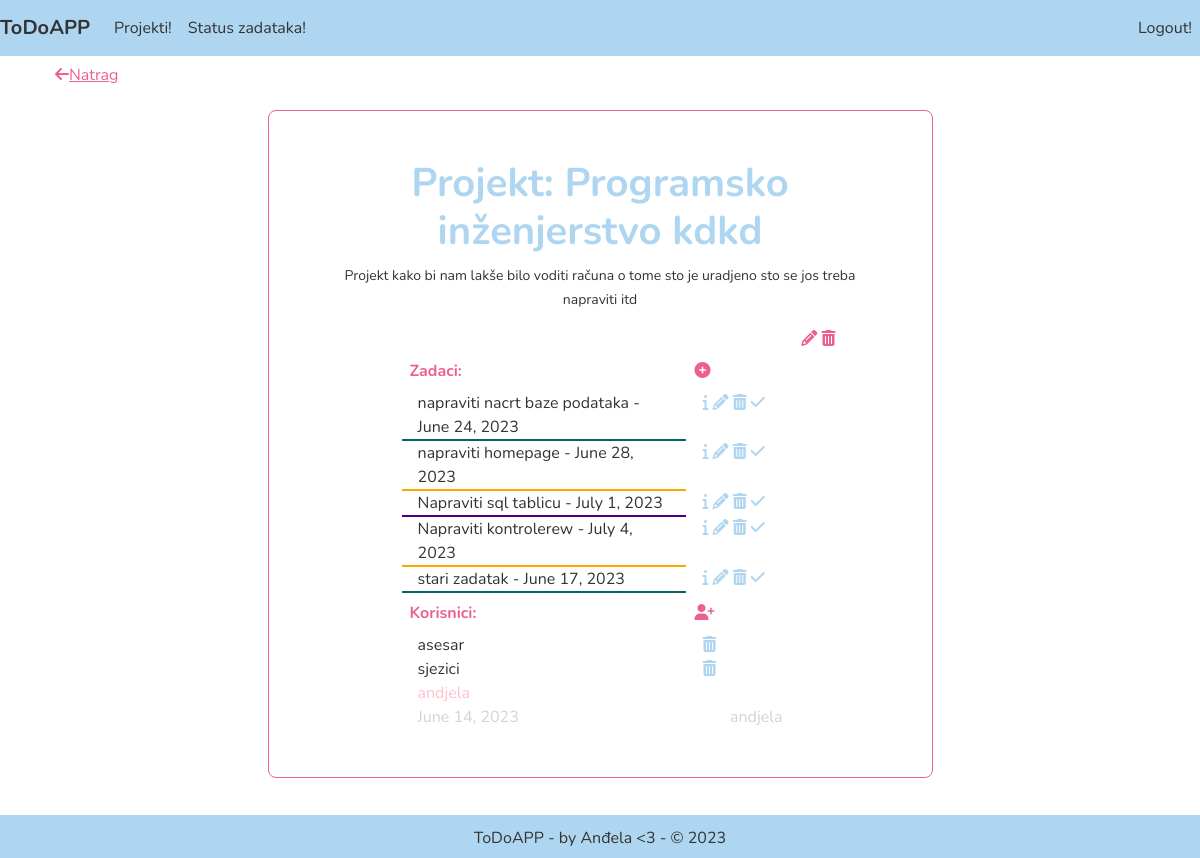
The page /project/17 (signed in) on the database its author committed.
### projects/models.py (models this page shows, shortened)
class Project(models.Model):
    creator = models.ForeignKey(User, on_delete=models.SET_NULL, null=True, blank=True, related_name="projects")
    title = models.CharField(max_length=200, null=True, blank=True)
    description = models.TextField(null=True, blank=True)
    created = models.DateTimeField(auto_now_add=True)
    class Meta:
        ordering = ['created']

class Chore(models.Model):
    name = models.CharField(max_length=500)
    creator = models.ForeignKey(User, on_delete=models.SET_NULL, null=True, blank=True, related_name="chores")
    description = models.TextField(null=True, blank=True)
    created = models.DateTimeField(auto_now_add=True)
    deadline = models.DateTimeField()
    project = models.ForeignKey(Project, on_delete=models.CASCADE, null=True, blank=True, related_name="chores")
    chore_status = models.ForeignKey(ChoreStatus, on_delete=models.CASCADE, null=True, blank=True,
                                     related_name="chores")

class ProjectUser(models.Model):
    user = models.ForeignKey(User, on_delete=models.CASCADE, related_name='project_users')
    project = models.ForeignKey(Project, on_delete=models.CASCADE, related_name='project_users')

### projects/views.py (the view)
# urls.py: path('project/<int:pk>', ProjectDetailHome.as_view(), name='project'),
class ProjectDetailHome(LoginRequiredMixin, DetailView):
    model = Project
    context_object_name = 'project'
    template_name = 'projects/project.html'
    def get_context_data(self, **kwargs):
        context = super().get_context_data(**kwargs)
        project = self.object
        today = datetime.date.today()
        upcoming_chores = project.chores.filter(deadline__gte=today).order_by('deadline')
        past_chores = project.chores.filter(deadline__lt=today).order_by('-deadline')
        context['chores'] = list(upcoming_chores) + list(past_chores)
        project_users = list(project.project_users.all())
        context['users'] = project_users
        return context

### projects/templates/projects/project.html (shortened to what this page needs)
{% extends 'projects/layout.html' %}
{% block content %}
    <div style="width: 100%">
        <a style="float: left; display: block" href="#" onclick="history.back();" class="btn"> <u
                style="color: #EC6091;"><i class="fa fa-arrow-left" aria-hidden="true" style="color: #EC6091;"></i>Natrag</u></a>
    </div>
    <div class="col-7 m-auto details mt-3 p-5">
        <h1><b style="color: #AED6F1">Projekt: {{ project.title }}</b></h1>
        <p><small>{{ project.description }}</small></p>
        <div class="detail-icon-left col-12 mx-5" style="float: right;text-align: right">
            {% if project.creator == request.user %}
                <a href="{% url 'project-edit' project.id %}" title="Uredi projekt!" class="detail-icon-right"><i
                        class="fa fa-pencil" aria-hidden="true" style="color: #EC6091"></i></a>
                <a href="{% url 'project-delete' project.id %}" title="Obriši projekt!" class="detail-icon-right-del"><i
                        class="fa fa-trash" aria-hidden="true" style="color: #EC6091"></i></a>
            {% endif %}
        </div>
        <table class="table table-details table-borderless m-auto">
            <thead>
            <tr>
                <th style="color: #EC6091">Zadaci:</th>
                <th><a href="{% url 'chore-create' project_id=project.id %}" title="Dodaj zadatak"><i
                        class="fa fa-plus-circle" style="color: #EC6091" aria-hidden="true"></i></a></th>
            </tr>
            </thead>
            {% for i in chores %}
                <tr>
                    <td style="border-bottom: 2px solid {{ i.chore_status.color }}">{{ i.name }} - {{ i.deadline.date }} </td>
                    <td style="width: 7rem;"><a href="{% url 'chore' i.id %}"
                           title="Info {{ i.name }}!"
                           class="detail-icon-right-del"><i
                            class="fa fa-info" aria-hidden="true" style="color: #AED6F1"></i></a>
                        {% if i.creator == request.user or project.creator == request.user %}
                            <a href="{% url 'chore-edit' i.id %}"
                               title="Uredi {{ i.name }}!"
                               class="detail-icon-right-del"><i
                                    class="fa fa-pencil" aria-hidden="true" style="color: #AED6F1"></i></a>
                            <a href="{% url 'chore-delete' i.id %}"
                               title="Obriši {{ i.name }}!" class="detail-icon-right-del"><i
                                    class="fa fa-trash" aria-hidden="true" style="color: #AED6F1"></i></a>
                        {% endif %}
                            <a href="{% url 'chore-status' i.id %}"
                               title="promjeni status zadatka: {{ i.name }}!" class="detail-icon-right-del"><i
                                    class="fa fa-check" aria-hidden="true" style="color: #AED6F1"></i></a></td>
                </tr>
            {% endfor %}
            <thead>
            <tr>
                <th style="color: #EC6091">Korisnici:</th>
                {% if project.creator == request.user %}
                    <th><a href="{% url 'project-users'  project_id=project.id %}" title="Dodaj osobu u zadatak"><i
                            style="color: #EC6091" class=" fa fa-user-plus" aria-hidden="true"></i></a></th>
                {% endif %}
            </tr>
            </thead>
            {% for i in users %}
                <tr>
                    <td>{{ i.user.username }}</td>
                    {% if  project.creator == request.user %}
                        <td><a href="{% url 'delete_user' project_id=project.id user_id=i.user.id %}"><i
                                class="fa fa-trash" style="color: #AED6F1" aria-hidden="true"></i></a></td>
                    {% endif %}
                </tr>
            {% endfor %}
            <tr>
                <td style="color: pink">{{ project.creator }}</td>
            </tr>
            <tr>
                <td style="color: lightgrey">{{ project.created.date }}</td>
                <td style="text-align: right; color: lightgray">{{ project.creator }}</td>
            </tr>
        </table>
    </div>
{% endblock content %}

### projects/templates/projects/layout.html (style rules this page uses)
* { font-family: 'Nunito', sans-serif; color: #333333; }
html, body { height: 100%; margin: 0; }
body { display: flex; text-align: center; flex-direction: column; }
.details { border: #EC6091 1px solid; border-radius: 0.5rem; }
.table-details { width: 70%; padding: 0 3rem; text-align: left; }
.table-details tr td { padding: 0 1rem; }
.table tr { border: 0 !important; }

### rows shown on the page
Project: title "Programsko inženjerstvo kdkd", description "Projekt kako bi nam lakše bilo voditi računa o tome sto je uradjeno sto se jos treba napraviti itd", creator "andjela", created "June 14, 2023"
Chore: name "napraviti nacrt baze podataka", deadline "June 24, 2023"
Chore: name "napraviti homepage", deadline "June 28, 2023"
Chore: name "Napraviti sql tablicu", deadline "July 1, 2023"
Chore: name "Napraviti kontrolerew", deadline "July 4, 2023"
Chore: name "stari zadatak", deadline "June 17, 2023"
ProjectUser: user.username "asesar"
ProjectUser: user.username "sjezici"
